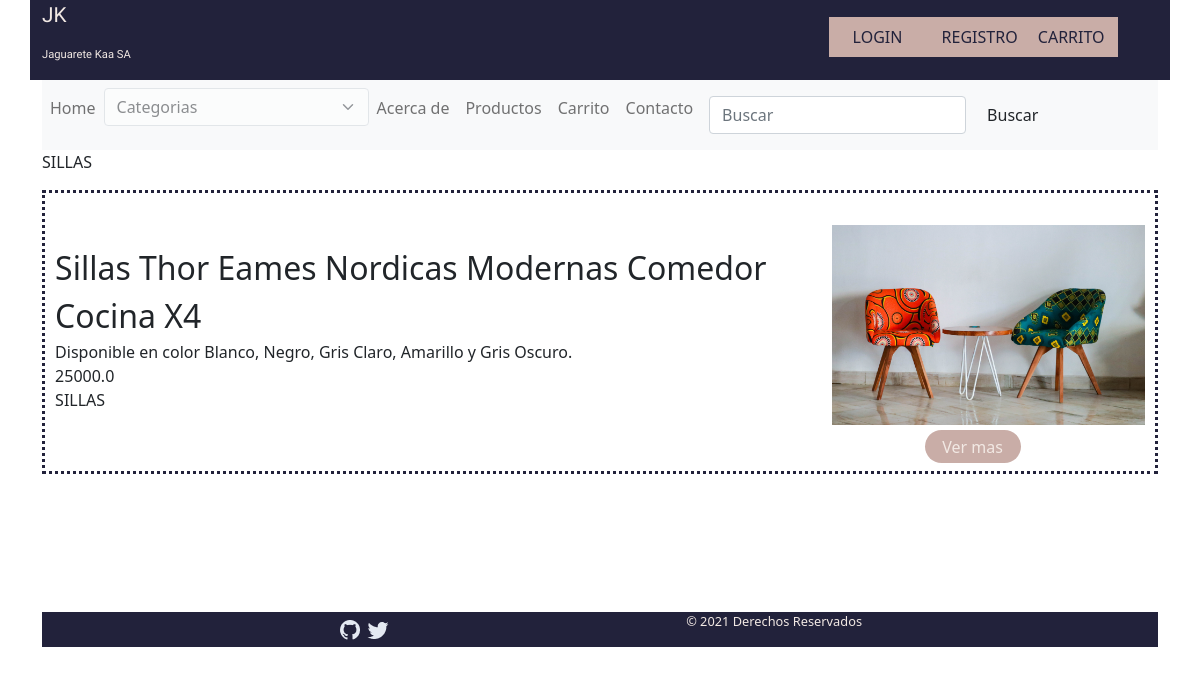
Before: /categoria/14 with the older database file.
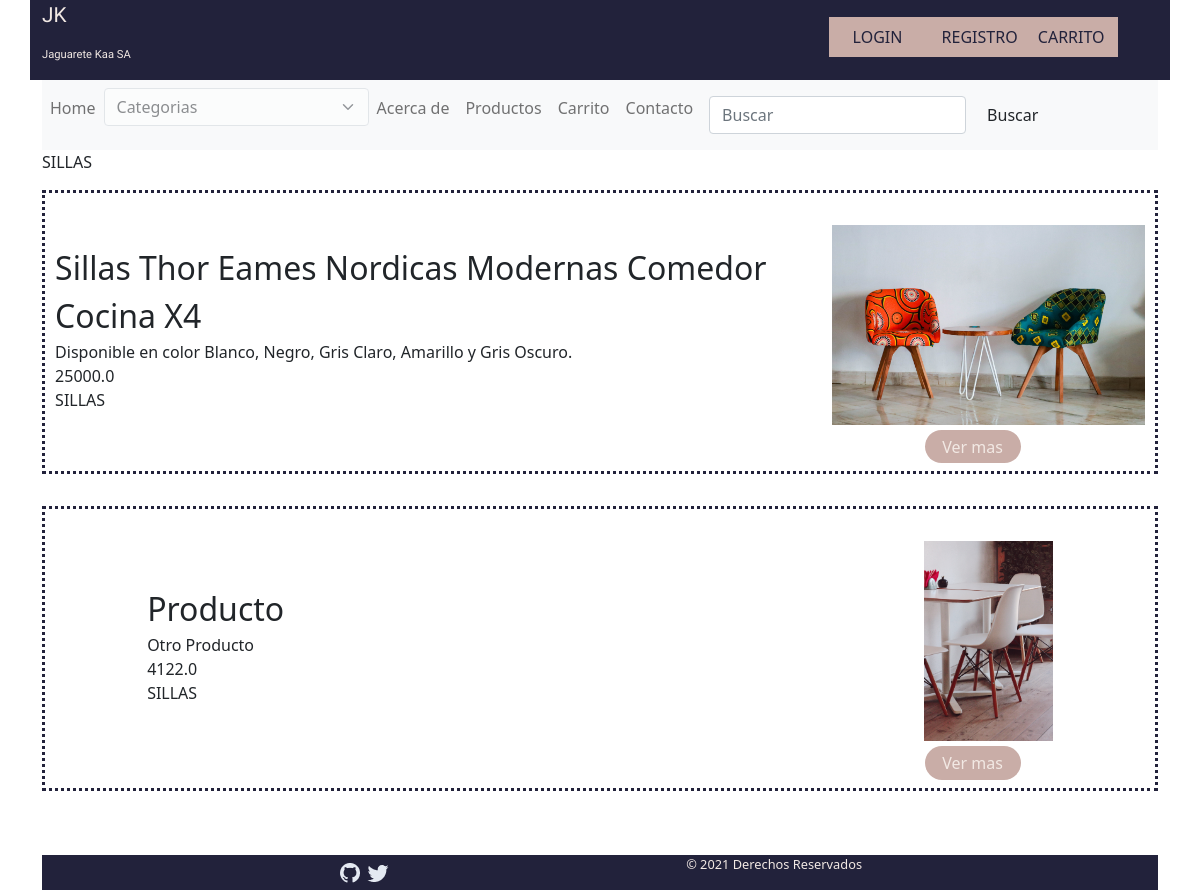
After: the same page with the newer database file.
### CARRITO/models.py (models this page shows, shortened)
class Categoria(models.Model):
    descripcion = models.TextField(max_length=100)
    def __str__(self):
        return f"{self.descripcion}"

class Producto(models.Model):
    titulo =  models.CharField(max_length=100)
    imagenProducto =  models.ImageField(upload_to='productos',blank = True, null = True)
    descripcion = models.CharField(max_length=100)
    precio =  models.FloatField()
    categoria = models.ForeignKey(Categoria,on_delete= models.CASCADE, null=False)
    created =  models.DateTimeField(auto_now_add=True)
    updated =  models.DateTimeField(auto_now_add=True)

### CARRITO/views.py (the view)
# urls.py: path('categoria/<int:id>', views.productoCategoria, name='Categoria'),
def productoCategoria(request, id):
    categoria =  Categoria.objects.get(pk = id)
    if  request.method == "GET":
        productos = Producto.objects.filter(categoria_id = id)
        if productos:
            return render(request,'productos/resultados_buqueda.html',{'productos': productos,'categoria':categoria.descripcion})
        else:
            return render(request,'productos/resultados_buqueda.html',{'mensaje': 'No hay productos con esta categoria','categoria':categoria.descripcion})

### CARRITO/context_processors.py (called while the page is built)
def extras(request):
    categorias =  Categoria.objects.all()
    return {'categorias':categorias}

### CARRITO/templates/productos/resultados_buqueda.html (shortened to what this page needs)
{% extends "layout.html" %}
{% block content %}
    <div class="contenedor_productos">
    {% if mensaje %}
        <div>{{categoria}}</div>
        <div>{{mensaje}}</div>
        {%elif productos%}
                <div class="categoria_info">{{categoria}}</div>
                    {% for pr in productos%}
                        <div class="contenedor_de_productos">
                        <div class="informacion">
                            <div class="titulo_producto">{{pr.titulo}}</div>
                             <div class="info_de_producto">{{pr.descripcion}}</div>
                            <div class="info_de_producto">{{pr.precio}}</div>
                            <div class="info_de_producto">{{pr.categoria}}</div>
                        </div>
                        <div class="col_imagen">
                                 <img class="imagen_producto" src="{{ pr.imagenProducto.url }}" alt="" height="200px" width="auto" >
                                <a class="link_producto" href="{% url 'verProducto' pr.id %}">Ver mas</a>
                        </div>
                    </div>
        {%endfor%}
        {% else %}
                 <p>Articulos no encontrados ...</p>
        {%endif%}
    </div>
{%endblock%}

### CARRITO/templates/layout.html (shortened to what this page needs)
{% load static %}
<!DOCTYPE html>
<html>
<head>
    <link rel="stylesheet" href="{% static 'bootstrap/css/bootstrap.min.css' %}">
    <link rel="stylesheet" href="{% static 'css/normalize.css' %}">
    <link rel="stylesheet" href="{% static 'css/mis_estilos.css' %}">
</head>
<body>
    <div class="container">
        <div class="contenedor">
                {% include 'header.html' %}
                    {% include 'nav.html' %}
                    {% block content%}
                    {% endblock%}
        </div>
        {% include 'footer.html' %}
    </div>
</body>
</html>

### CARRITO/templates/header.html (shortened to what this page needs)
<header >
    <div class="row">
            <div class="col" id="logo_marca" >
                <div class="logo_jk">
                    <p id="logo_jk">JK</p>
                </div>
                <p id="marca">Jaguarete Kaa SA</p>
            </div>
            <div class="col" id="opciones_user">
                <div class="opciones">
                    {% if user.is_authenticated %}
                            {% if request.user.is_superuser %}
                                    <a class="boton_opciones_user" href="{% url 'Logout' %}">SALIR</a>
                            {%else%}
                                <div class="row">
                                        <a class="boton_opciones_user col col-lg-6 col-sm-12 col-xs-12" href="{% url 'Carrito' %}">CARRITO</a>
                                        <a class="boton_opciones_user col col-lg-6 col-sm-12 col-xs-12" href="{% url 'Logout' %}">SALIR</a>
                                </div>
                            {% endif %}
                    {%else%}
                            <div class="row" >
                                <a class="boton_opciones_user col-lg-4 col-sm-12 col-xs-12 mr-auto" href="{% url 'Login'%}">LOGIN</a>
                                <a class="boton_opciones_user col-lg-4 col-sm-12 col-xs-12 mr-auto" href="{% url 'Registro' %}">REGISTRO</a>
                                <a class="boton_opciones_user col-lg-4 " href="{% url 'Carrito' %}">CARRITO</a>
                            </div>
                    {% endif %}
                </div>
            </div>
</header>

### CARRITO/templates/nav.html (shortened to what this page needs)
        {% load static %}
    <nav class="navbar navbar-expand-lg navbar-light bg-light">
        {% load static %}
        <div>
            <div class="collapse navbar-collapse" id="navbarSupportedContent">
            <ul class="navbar-nav me-auto mb-2 mb-lg-0">
                <li class="{% if request.path == '/' %}activo{% endif %} nav-item barrra-item"><a class="nav-link" href="{% url 'Home' %}">Home</a></li>
                <li>
                        <select  class="form-select" aria-label="Categorias" id="id__categoria" onchange="mostrarSeleccon();">
                            <option class="accordion-item" value="titulo">Categorias</option>
                        </select>
                </li>
                <li class="{% if request.path == '/acerca_de/' %}activo{% endif %} nav-item barrra-item"><a class="nav-link" href="{% url 'Aacerca de' %}">Acerca de</a></li>
                <li class="{% if request.path == '/producto/' %}activo{% endif %} nav-item barrra-item"><a class="nav-link" href="{% url 'Producto' %}">Productos</a></li>
                {% if not request.user.is_superuser %}
                    <li class="{% if request.path == '/carrito/' %}activo{% endif %} nav-item barrra-item"><a class="nav-link" href="{% url 'Carrito' %}">Carrito</a></li>
                {% endif %}
                <li class="{% if request.path == '/contacto/' %}activo{% endif %} nav-item barrra-item"><a class="nav-link" href="{% url 'Contacto' %}">Contacto</a></li>
                <div id='busqueda_caja'>
                <li class="nav-link">
                        <form class="d-flex" action="{% url 'Buscar' %}" method="GET">
                            <input class="form-control me-2" type="search" name="inputProducto"  placeholder="Buscar" aria-label="Buscar">
                            <input class="btn" id="boton__buscar" type="submit" value="Buscar">
                        </form>
                </li>
                </div>
            </ul>
    </div>
    </nav>

### CARRITO/templates/footer.html
<footer>
    {% load static %}
    <div class="foot">
        <div>
            <img src="{% static 'img/redes/github.png' %}" alt="">
            <img src="{% static 'img/redes/twitter.png'%}" alt="">
        </div>
    <div class="copy">
        <p class="texto_copy">&#169; 2021 Derechos Reservados</p>
    </div>
    </div>
</footer>

### static/css/mis_estilos.css (style rules this page uses)
.contenedor { min-height:580px; margin: 0%; padding: 0%; }
li { list-style: none; }
.barrra-item { color: #c9ada7; }
#logo_marca { background: #22223b; font-family: 'Otomanopee One', sans-serif; width: 20%; }
#logo_jk { font-family: 'Otomanopee One', sans-serif; color: #f2e9e4; font-size: 1.3em; }
#marca { font-family: 'Otomanopee One', sans-serif; color: #f2e9e4; font-size: .7em; }
select { border: none; padding-right: 0; padding-left: 0; background: #000000; opacity: 0.5; padding: .5rem 1rem; background-color: transparent; }
#opciones_user { background-color: #22223b; display: flex; flex-direction: row; justify-content: space-evenly; align-items: center; }
.opciones { margin: 0%; padding-bottom: 1.4em; padding-right: 2em; }
nav { background-color: #c9ada7; display: flex; flex-direction: row; align-items: center; }
#busqueda_caja { display: flex; flex-direction: row; justify-content: end; }
footer { background-color: #22223b; color: #c9ada7; margin-top: 2em; }
.boton_opciones_user { text-decoration: none; background-color: #c9ada7; color: #22223b; padding: .5rem 1rem; margin-top: 1em; text-align: center; }
#opciones_user { display: flex; flex-direction: row; justify-content: flex-end; align-items: center; padding-right:2em ; }
.foot { display: flex; flex-direction: row; justify-content: space-evenly; align-items: center; align-content: flex-start; }
.copy { display: flex; justify-content: center; align-items: center; }
.texto_copy { font-size: .8em; color: #f2e9e4; }
.imagen_producto { margin-top: 2em; margin-left: 2em; }
.link_producto { text-decoration: none; padding: 0.3em; background-color: #c9ada7; color: #f2e9e4; width: 6em; margin-top: .3em; border-radius: 5em; text-align: center; }
.contenedor_de_productos { display: flex; flex-direction: row; align-items: center; justify-content: center; margin-bottom: 2em; border: #22223b dotted; padding-bottom: 0.5em; }
.informacion { min-width: 70%; padding-left: 2em; }
.col_imagen { display: flex; flex-direction: column; justify-content: center; align-items: center; padding-right: 2em; }
.titulo_producto { font-size: 2em; }
.imagen_producto { align-content: center; }
.contenedor_productos { display: flex; flex-direction: column; }
.categoria_info { margin-bottom: 1em; }

Changed rows visible on the page:
added Producto: titulo "Producto", descripcion "Otro Producto", precio "4122.0", categoria "SILLAS", imagenProducto (picture)
